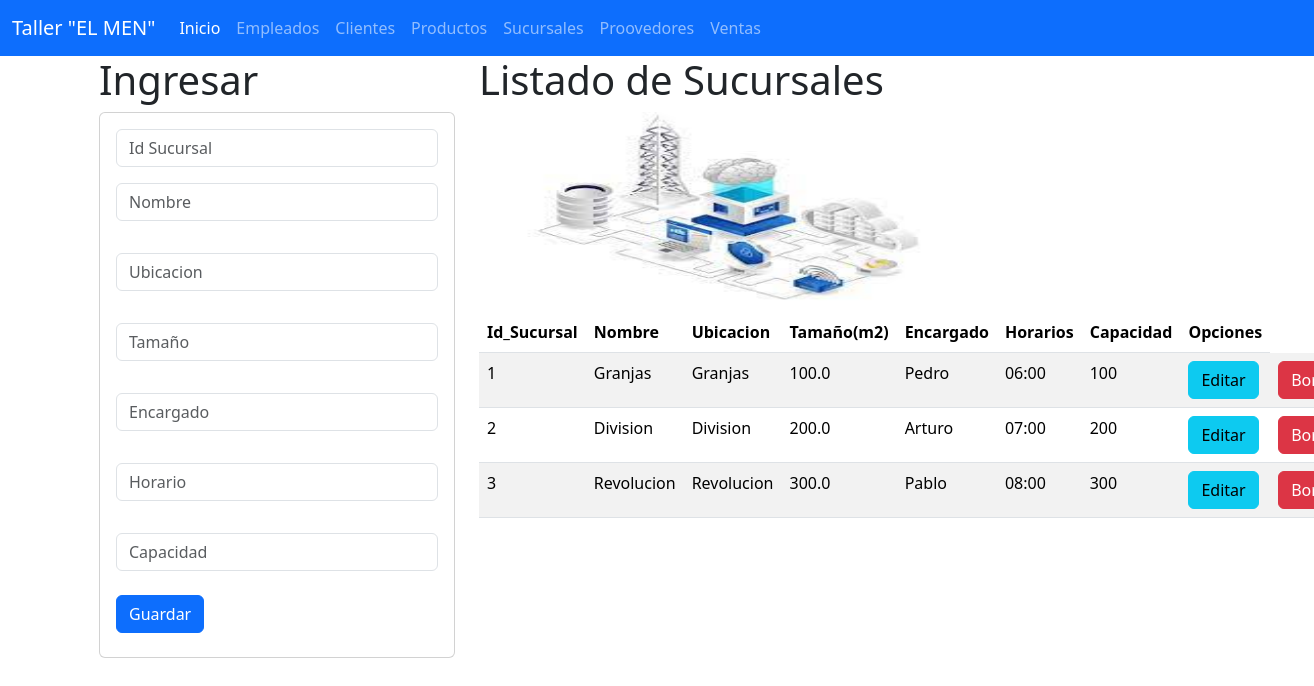
Screenshot of /sucursales with the database file from the repository.
### Sucursales_app/models.py (models this page shows, shortened)
class Sucursales(models.Model):
    Id_Sucursal = models.IntegerField(primary_key=True)
    nombre = models.CharField(max_length=50)
    ubicacion  = models.CharField(max_length=100)
    tamaño   = models.FloatField()
    encargado = models.CharField(max_length=100)
    horarios  = models.TimeField()
    capacidad =  models.IntegerField()
    class Meta:
        db_table =  "Sucursales"
        verbose_name = "Sucursale"
        verbose_name_plural = "Sucursales"

### Sucursales_app/views.py (the view)
# urls.py: path('sucursales', views.inicio_vistaSucursales, name='sucursales'),
def inicio_vistaSucursales(request):
    su = Sucursales.objects.all()
    return render(request, 'gestionarSucursales.html', {'Su': su})

### Sucursales_app/templates/gestionarSucursales.html
{% extends "base.html" %}
{% block cuerpo %}
{% load static %}
<div class="row">
    <div class="col-sm-12 col-md-4 col-lg-4 col-xl-4">
        <h1> Ingresar </h1>
        <div class="card">
            <div class="card-body">
                <form action="registrarSucursales/" method="POST"> {% csrf_token %}
                    <div class="form-group">
                        <input type="text" id="txtid" name="txtid" class="form-control" placeholder="Id Sucursal" minlength="1" maxlength="100" required>
                    </div>
                    <div class="form-group py-3">
                        <input type="text" id="txtnombre" name="txtnombre" class="form-control" placeholder="Nombre" maxlength="100" required>
                    </div>
                    <div class="form-group py-3">
                        <input type="text" id="txtubicacion" name="txtubicacion" class="form-control" placeholder="Ubicacion" maxlength="100" required>
                    </div>
                    <div class="form-group py-3">
                        <input type="text" id="txttamaño" name="txttamaño" class="form-control" placeholder="Tamaño" maxlength="100" required>
                    </div>
                    <div class="form-group py-3">
                        <input type="text" id="txtencargado" name="txtencargado" class="form-control" placeholder="Encargado" maxlength="100" required>
                    </div>
                    <div class="form-group py-3">
                        <input type="text" id="txthorarios" name="txthorarios" class="form-control" placeholder="Horario" maxlength="100" required>
                    </div>
                    <div class="form-group py-3">
                        <input type="text" id="txtcapacidad" name="txtcapacidad" class="form-control" placeholder="Capacidad" maxlength="100" required>
                    </div>
                    <div class="form-group py-2">
                        <button type="submit" class="btn btn-primary">Guardar</button>
                    </div>
                </form>
            </div>
        </div>
    </div>
    <div class="col-sm-12 col-md-8 col-lg-8 col-xl-8">
            <h1> Listado de Sucursales </h1>
            <img class="w-59" src="{% static '/img/Sucursales.jpg' %}" alt="nava" width="500" height="200">
            <table class="table table-striped">
                <thead>
                <tr>
                    <th scope="col">Id_Sucursal</th>
                    <th scope="col">Nombre</th>
                    <th scope="col">Ubicacion</th>
                    <th scope="col">Tamaño(m2)</th>
                    <th scope="col">Encargado</th>
                    <th scope="col">Horarios</th>
                    <th scope="col">Capacidad</th>
                    <th>Opciones</th>
                </tr>
                </thead>
                <tbody>
                    {% for S in Su %}
                    <tr>
                        <td>{{S.Id_Sucursal}}</td>
                        <td>{{S.nombre}} </td>
                        <td>{{S.ubicacion}}</td>
                        <td>{{S.tamaño}}</td>
                        <td>{{S.encargado}}</td>
                        <td>{{S.horarios}}</td>
                        <td>{{S.capacidad}}</td>
                        <td> <a href="seleccionarSucursales/{{S.Id_Sucursal}}" class="btn btn-info">Editar</a> </td>
                        <td> <a href="borrarSucursales/{{S.Id_Sucursal}} " class="btn btn-danger">Borrar</a> </td>
                    </tr>
                    {% endfor %}
                </tbody>
                </table>
    </div>
</div>
{% endblock %}

### rows the page displays
Sucursales: Id_Sucursal "1", nombre "Granjas", ubicacion "Granjas", tamaño "100.0", encargado "Pedro", horarios "06:00", capacidad "100"
Sucursales: Id_Sucursal "2", nombre "Division", ubicacion "Division", tamaño "200.0", encargado "Arturo", horarios "07:00", capacidad "200"
Sucursales: Id_Sucursal "3", nombre "Revolucion", ubicacion "Revolucion", tamaño "300.0", encargado "Pablo", horarios "08:00", capacidad "300"
